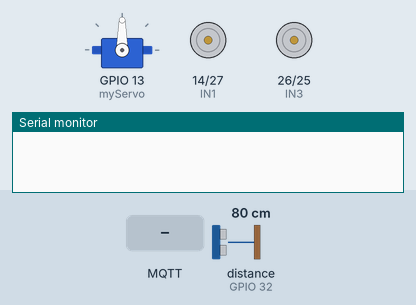
Recording of a sketch running on a simulated ESP32. Parts: servo, motor-driver pin pairs drawn as motors (green arrow = first pin HIGH = forward, orange = second pin HIGH = backward, longer = more drive), the last lines printed to the serial monitor. The inputs (shaded band) are chosen by the test bench; at power-on: distance to the obstacle (sensor on GPIO 32) 80 cm. The echo pulse lasts 58.3 µs per cm; WiFi joins after 1.5 s; servers stay silent unless stated; no MQTT or app messages arrive unless stated.

Above: at 2.7 s.
2.8 s: MQTT message "ON" arrives on the first subscribed topic
At 3.28 s:
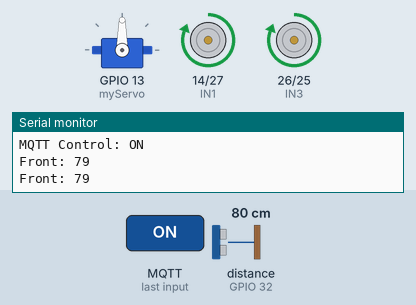
5.8 s: distance to the obstacle (sensor on GPIO 32) set to 33 cm
8.8 s: distance to the obstacle (sensor on GPIO 32) set to 29 cm
At 11.7 s:
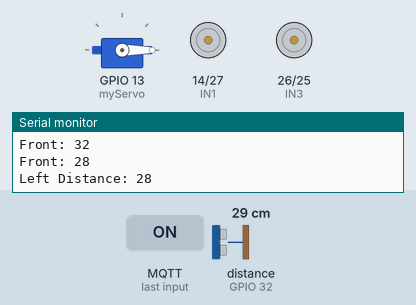
11.8 s: distance to the obstacle (sensor on GPIO 32) set to 4 cm
14.8 s: distance to the obstacle (sensor on GPIO 32) set to 2 cm
At 17.7 s:
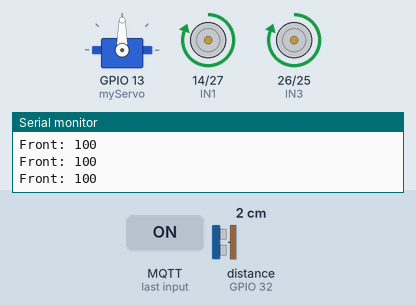
17.8 s: MQTT message "OFF" arrives on the first subscribed topic
At 18.7 s:
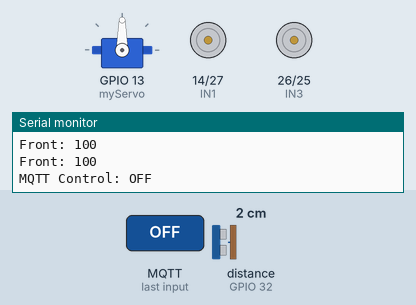
Timing chart, 0 to 20.3 s (numbered marks = the images above; inputs shaded):
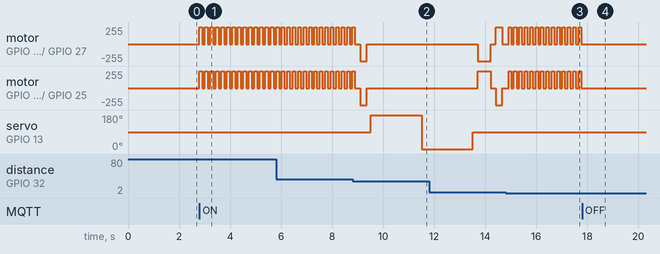

Measured:
- the behaviour switches between 31 and 30 cm on distance to the obstacle (sensor on GPIO 32) (found by bisection; images 1 and 2)
- the behaviour switches between 4 and 3 cm on distance to the obstacle (sensor on GPIO 32) (found by bisection; images 2 and 3)
- after the input at 2.8 s, motor on GPIO 14 (IN1) / GPIO 27 (IN2), motor on GPIO 26 (IN3) / GPIO 25 (IN4): alternates forward 255/255 for 0.10 s and stopped for 0.12 s, starting at once
- after the input at 8.8 s, servo on GPIO 13 (myServo): 90° → 180° after 0.71 s, → 0° 2.0 s later
- after the input at 14.8 s, servo on GPIO 13 (myServo): stays 90° (without the input it goes to 180° after 0.83 s)
- after the input at 17.8 s, motor on GPIO 14 (IN1) / GPIO 27 (IN2), motor on GPIO 26 (IN3) / GPIO 25 (IN4): stops changing and stays stopped

The sketch:

obstacle_detection_car.ino
```cpp
#include <WiFi.h>
#include <PubSubClient.h>
#include <ESP32Servo.h>

// ===== WiFi =====
const char* ssid = "YOUR_WIFI_SSID";
const char* password = "YOUR_WIFI_PASSWORD";

// ===== MQTT =====
const char* mqtt_server = "broker.emqx.io";

WiFiClient espClient;
PubSubClient client(espClient);

bool robotEnabled = true;

// Motor Pins
#define IN1 14
#define IN2 27
#define IN3 26
#define IN4 25

#define TRIG 33
#define ECHO 32

Servo myServo;

// ===== MQTT callback =====
void callback(char* topic, byte* payload, unsigned int length) {
  String msg = "";
  for (int i = 0; i < length; i++) msg += (char)payload[i];

  if (msg == "OFF") robotEnabled = false;
  if (msg == "ON") robotEnabled = true;

  Serial.println("MQTT Control: " + msg);
}

// ===== WiFi =====
void setup_wifi() {
  WiFi.begin(ssid, password);
  while (WiFi.status() != WL_CONNECTED) delay(500);
}

// ===== MQTT reconnect =====
void reconnect() {
  while (!client.connected()) {
    if (client.connect("ESP32Robot")) {
      client.subscribe("robot/control");
    } else {
      delay(2000);
    }
  }
}

// ===== Distance =====
int getDistance() {
  digitalWrite(TRIG, LOW);
  delayMicroseconds(2);

  digitalWrite(TRIG, HIGH);
  delayMicroseconds(10);
  digitalWrite(TRIG, LOW);

  long duration = pulseIn(ECHO, HIGH, 20000);
  int d = duration * 0.034 / 2;

  if (d < 3 || d > 200) return 100;
  return d;
}

// ===== Forward =====
void forwardSlow() {
  digitalWrite(IN1, HIGH);
  digitalWrite(IN2, LOW);
  digitalWrite(IN3, HIGH);
  digitalWrite(IN4, LOW);
  delay(100);

  digitalWrite(IN1, LOW);
  digitalWrite(IN2, LOW);
  digitalWrite(IN3, LOW);
  digitalWrite(IN4, LOW);
  delay(60);
}

// ===== Stop =====
void stopCar() {
  digitalWrite(IN1, LOW);
  digitalWrite(IN2, LOW);
  digitalWrite(IN3, LOW);
  digitalWrite(IN4, LOW);
}

// ===== Turns =====
void left() {
  digitalWrite(IN1, HIGH);
  digitalWrite(IN2, LOW);
  digitalWrite(IN3, LOW);
  digitalWrite(IN4, HIGH);
}

void right() {
  digitalWrite(IN1, LOW);
  digitalWrite(IN2, HIGH);
  digitalWrite(IN3, HIGH);
  digitalWrite(IN4, LOW);
}

// ===== Reverse =====
void reverseShort() {
  digitalWrite(IN1, LOW);
  digitalWrite(IN2, HIGH);
  digitalWrite(IN3, LOW);
  digitalWrite(IN4, HIGH);
  delay(250);
  stopCar();
}

// ===== Setup =====
void setup() {
  Serial.begin(115200);

  setup_wifi();
  client.setServer(mqtt_server, 1883);
  client.setCallback(callback);
  robotEnabled = false;

  pinMode(IN1, OUTPUT);
  pinMode(IN2, OUTPUT);
  pinMode(IN3, OUTPUT);
  pinMode(IN4, OUTPUT);

  pinMode(TRIG, OUTPUT);
  pinMode(ECHO, INPUT);

  myServo.attach(13);
  myServo.write(90);
}

// ===== Loop =====
void loop() {

  if (!client.connected()) reconnect();
  client.loop();

  // MQTT OFF control
  if (!robotEnabled) {
    stopCar();
    return;
  }

  forwardSlow();

  int front = getDistance();

  Serial.print("Front: ");
  Serial.println(front);

  if (front < 30) {

    stopCar();
    delay(150);

    // Reverse a bit
    reverseShort();
    delay(150);

    // LEFT
    myServo.write(180);
    delay(2000);
    int leftDist = getDistance();

    Serial.print("Left Distance: ");
    Serial.println(leftDist);

    // RIGHT
    myServo.write(0);
    delay(2000);
    int rightDist = getDistance();

    Serial.print("Right Distance: ");
    Serial.println(rightDist);

    // CENTER
    myServo.write(90);
    delay(200);

    String decision;

    if (leftDist > 30 && leftDist > rightDist + 5) {

      decision = "LEFT";
      Serial.println("Decision: LEFT");
      left();
      delay(450);

    } else if (rightDist > 30 && rightDist > leftDist + 5) {

      decision = "RIGHT";
      Serial.println("Decision: RIGHT");
      right();
      delay(450);

    } else {

      decision = "ESCAPE";
      Serial.println("Decision: ESCAPE TURN");
      right();   // consistent escape
      delay(500);
    }

    client.publish("robot/front", String(front).c_str());
    client.publish("robot/left", String(leftDist).c_str());
    client.publish("robot/right", String(rightDist).c_str());
    client.publish("robot/decision", decision.c_str());

    stopCar();
    delay(200);

    // Check again after turn
    int frontCheck = getDistance();

    Serial.print("Front After Turn: ");
    Serial.println(frontCheck);

    if (frontCheck < 30) {

      Serial.println("Still blocked -> turning same direction");

      if (leftDist > rightDist) {
        left();
      } else {
        right();
      }

      delay(250);
      stopCar();
      delay(200);
    }
  }

  delay(50);
}
```
